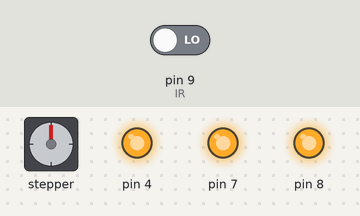
Bench run of a sketch on a simulated Arduino Uno, built with avr-gcc and run on an emulated ATmega328P. On the bench: stepper motor, output pins drawn as LEDs (lit = HIGH). Wiring (inferred from the names in the program): stepper motor driver (200 steps per turn assumed): step pin 6; direction pin 5. The inputs (shaded band) are chosen by the test bench; at power-on: pin 9 (IR) LOW.

Above: at 1.8 s.
1.9 s: pin 9 (IR) driven HIGH
At 2.7 s:
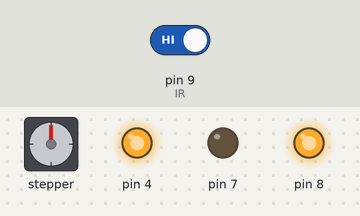
3.5 s: pin 9 (IR) driven LOW
At 4.9 s:
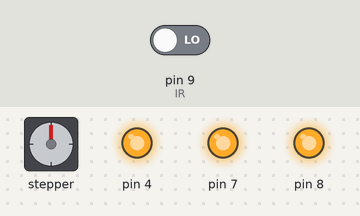
Timing chart, 0 to 6.5 s (numbered marks = the images above; inputs shaded):
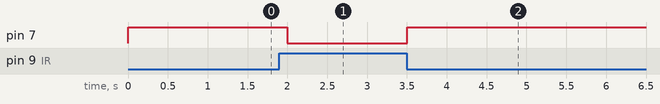

Measured:
- after the input at 1.9 s, pin 7: HIGH → LOW after 0.10 s
- after the input at 3.5 s, pin 7: LOW → HIGH at once

The sketch:

Fotoeletrico.ino
```cpp
/*usar define para dar um nome a um valor constante. Como por exemplo, ao mencionar dirPin, o compilador irá substituir todas as referencias a esta constante pelo valor que eu definir
  que no caso são os pinos, exemplo o pino 5 (CLK+). */
#define dirPin 5 // CW- >> 5  || Este é o controle da direção. Para ser usado deve se inserir o digitalWrite(pulsoPin, "HiGH ou LOW"); HIGH = SENTIDO ... , LOW = SENTIDO...
#define pulsoPin 6 // CLK-/CLK >> 7   || Este é os dados do pulsos que controla a velocidade da rotação. Altere os dados "delayMicroseconds(Valor);", sendo que o valor minimo é de
//1000 delayMicroseconds podendo ser usado até os 900 (menor que isso pode haver ruidos mais altos e faz com que o motor de passo nao funcione corretamente -> não gira) e o valor máximo é
//de aproximadamente 25000 delayMicroseconds, se for mais do que isso pode haver variações de velocidade e /ruído.
#define pulsosPorRevolution 200 // Aqui é a quantidades de pulsos que o motor dá 1 ciclo completo.


//Definindo a pinagem do relé
const int FRENTE (7);
const int RE (8);
const int buzina (4);
const int rele4sobrando (4);
const int IR = 9;

void setup() {
  // Declarando os pinos do motor de passo (saidas)
  pinMode(pulsoPin, OUTPUT);
  pinMode(dirPin, OUTPUT);
  pinMode(FRENTE, OUTPUT);
  pinMode(RE, OUTPUT);
  pinMode(buzina, OUTPUT);
  pinMode(rele4sobrando, OUTPUT);
  pinMode(IR, INPUT);

  //condição inicial dos reles.
  //digitalWrite(FRENTE, HIGH);
  digitalWrite(RE, HIGH);
  digitalWrite(buzina, HIGH);
  digitalWrite(rele4sobrando, HIGH);

}


void loop() {
  if (digitalRead(IR) == HIGH) { //SENSOR DESLIGADO
    digitalWrite(FRENTE, LOW); {
      delayMicroseconds(3000);
    }
  } else {
    (digitalRead(IR) != HIGH); { //SENSOR LIGADO
      digitalWrite(FRENTE, HIGH); //VEICULO PARA
      delay(1000);
    }
  }
}
/*digitalWrite(dirPin, HIGH);
  // Spin the stepper motor 1 revolution slowly:
  for (int i = 0; i < pulsosPorRevolution; i++) {
  // These four lines result in 1 step:
  digitalWrite(pulsoPin, HIGH);
  delayMicroseconds(1000);
  digitalWrite(pulsoPin, LOW);
  delayMicroseconds(1000);
  }

  delay(2000);

  // Set the spinning direction counterclockwise:
  digitalWrite(dirPin, LOW);

  // Spin the stepper motor 1 revolution quickly:
  for (int i = 0; i < pulsosPorRevolution; i++) {
  // These four lines result in 1 step:
  digitalWrite(pulsoPin, HIGH);
  delayMicroseconds(1000);
  digitalWrite(pulsoPin, LOW);
  delayMicroseconds(1000);
  }

  delay(2000);
  }*/
/*digitalWrite(FRENTE, LOW); {
  delay(3000);
  }
  digitalWrite(FRENTE, HIGH);
  delay(2000);
  digitalWrite(RE, HIGH); {
  delay(3000);
  }
  digitalWrite(RE, LOW);
  delay(2000);
  }*/
```
